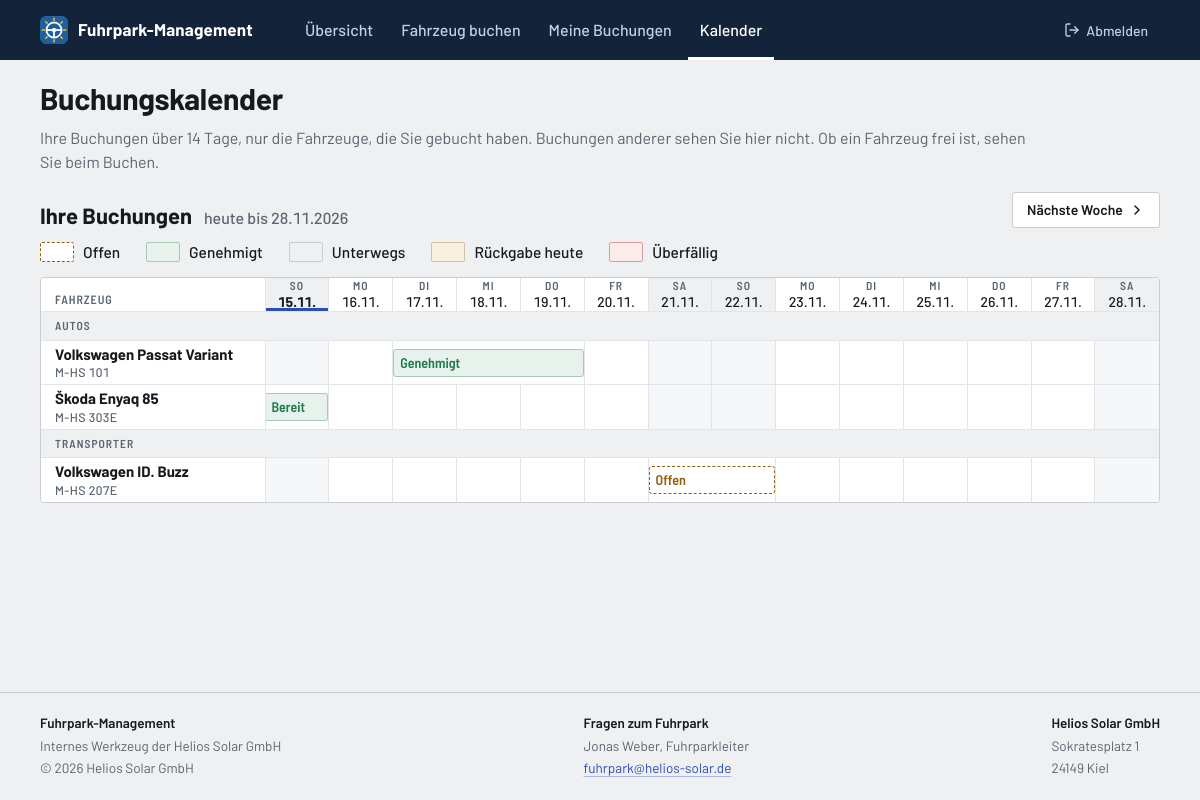
The app's page /kalender.php (signed in) with its own data.
### tables this page shows
CREATE TABLE fahrzeugarten (
    id          TINYINT UNSIGNED NOT NULL,
    bezeichnung VARCHAR(30)      NOT NULL,
    plural      VARCHAR(30)      NOT NULL,
    PRIMARY KEY (id)
);

CREATE TABLE fahrzeuge (
    id            INT UNSIGNED      NOT NULL AUTO_INCREMENT,
    kennzeichen   VARCHAR(20)       NOT NULL,
    art_id        TINYINT UNSIGNED  NOT NULL,
    typ           VARCHAR(30)       NOT NULL,       
    hersteller    VARCHAR(50)       NOT NULL,
    modell        VARCHAR(50)       NOT NULL,
    baujahr       SMALLINT UNSIGNED NULL,
    bild          VARCHAR(100)      NULL,           
    sitzplaetze   TINYINT UNSIGNED  NOT NULL,
    antrieb_id    TINYINT UNSIGNED  NULL,
    kmstand       INT UNSIGNED      NULL,           
    fuehrerschein VARCHAR(5)        NULL,           
    hu_au         DATE              NULL,           
    geloescht_am  DATETIME          NULL,           
    PRIMARY KEY (id),
    CONSTRAINT fk_fahrzeuge_art                     
        FOREIGN KEY (art_id) REFERENCES fahrzeugarten (id),
    CONSTRAINT fk_fahrzeuge_antrieb                 
        FOREIGN KEY (antrieb_id) REFERENCES antriebe (id)
);

CREATE TABLE nutzer (
    id            INT UNSIGNED     NOT NULL AUTO_INCREMENT,
    vorname       VARCHAR(50)      NOT NULL,
    nachname      VARCHAR(50)      NOT NULL,
    rolle_id      TINYINT UNSIGNED NOT NULL DEFAULT 1,  
    passwort_hash VARCHAR(255)     NOT NULL,            
    darf_luxus    TINYINT(1)       NOT NULL DEFAULT 0,  
    geloescht_am  DATETIME         NULL,                
    PRIMARY KEY (id),
    CONSTRAINT fk_nutzer_rolle                          
        FOREIGN KEY (rolle_id) REFERENCES rollen (id)
);

### kalender.php (the view, shortened to what the rows shown need)
<?php
require_once __DIR__ . '/includes/config.php';
$fuhrparkleiter = ist_fuhrparkleiter();
$ich = aktueller_nutzer();
$anzahlTage = 14;
$maxWochen  = 4;
$woche = filter_var($_GET['woche'] ?? 0, FILTER_VALIDATE_INT);
$woche = $woche === false ? 0 : max(0, min($maxWochen, $woche));
$heute = new DateTimeImmutable('today');
$ansichtVon = $heute->modify('+' . ($woche * 7) . ' day');
$ansichtBis = $ansichtVon->modify('+' . ($anzahlTage - 1) . ' day');
$ListeFahrzeuge = new CListeFahrzeuge();
$ListeFahrzeuge->LadenImBestand();
$fahrzeuge = [];
foreach ($ListeFahrzeuge->GetAlle() as $Fahrzeug) {
    $fahrzeuge[$Fahrzeug->GetID()] = $Fahrzeug;
}
$Zwecke = new CListeSchluessel('zwecke');
$Fahrzeugarten = new CListeSchluessel('fahrzeugarten');
$ListeBuchungen = new CListeBuchungen();
if ($fuhrparkleiter) {
    $ListeBuchungen->LadenBelegung($ansichtVon, $ansichtBis, true);
} else {
    $ListeBuchungen->LadenEigeneBelegung($ich, $ansichtVon, $ansichtBis);
    $fahrzeuge = array_intersect_key($fahrzeuge, array_flip($ListeBuchungen->GetFahrzeugIDs()));
}
$wochentage = ['So', 'Mo', 'Di', 'Mi', 'Do', 'Fr', 'Sa'];
$tage = [];
for ($i = 0; $i < $anzahlTage; $i++) {
    $datum = $ansichtVon->modify('+' . $i . ' day');
    $tage[] = [
        'datum'      => $datum,
        'wochentag'  => $wochentage[(int) $datum->format('w')],
        'wochenende' => (int) $datum->format('N') >= 6,
        'heute'      => $datum == $heute,
    ];
}
$belegung = [];
$balken = [];
foreach ($fahrzeuge as $id => $Fahrzeug) {
    $belegung[$id] = array_fill(0, $anzahlTage, null);
    if (!$Fahrzeug->IstInWartung()) {
        continue;
    }
    $endeOffen = $Fahrzeug->IstWartungEndeOffen();
    $schluessel = 'w' . $id;
    $balken[$schluessel] = [
        'text'            => 'Wartung',
        'hinweis'         => 'In Wartung, ' . $Fahrzeug->GetWartungText(),
        'link'            => null,
        'farbe'           => $endeOffen ? 'rot' : 'gelb',
        'antrag'          => false,
        'davor'           => CWartung::LoadLaufende($id)->GetBegonnenAm() < $ansichtVon,
        'danach'          => $endeOffen || $Fahrzeug->GetWartungBis() > $ansichtBis,
        'ueberschneidung' => false,
    ];
}
foreach ($ListeBuchungen->GetAlle() as $Buchung) {
    $id = $Buchung->GetFahrzeugID();
    $ende = $Buchung->IstUeberfaellig() ? $heute : $Buchung->GetEnde();
    $von = max((int) $ansichtVon->diff($Buchung->GetStart())->format('%r%a'), 0);
    $bis = min((int) $ansichtVon->diff($ende)->format('%r%a'), $anzahlTage - 1);
    $marke = buchung_stand($Buchung, $ich);
    $antrag = $Buchung->GetStatusID() === STATUS_OFFEN;
    $zweck = $Zwecke->GetBezeichnung($Buchung->GetZweckID());
    $zeitraum = zeitraum_text($Buchung->GetStart(), $Buchung->GetEnde());
    if ($fuhrparkleiter) {
        $text = $Buchung->GetFahrerVorname();
        $zeile = $Buchung->GetFahrerName()
            . ($Buchung->GetAntragstellerID() !== $Buchung->GetFahrerID() ? ' (gebucht von ' . $Buchung->GetAntragstellerName() . ')' : '')
            . ', ' . $zweck;
        $hinweis = $marke[0] . ': ' . $zeile . ', ' . $zeitraum;
        $link = $antrag ? 'genehmigungen.php' : null;
    } else {
        $text = $marke[0];
        $zeile = $zweck
            . ($Buchung->GetFahrerID() !== $ich ? ', Fahrer: ' . $Buchung->GetFahrerName() : '')
            . ($Buchung->GetAntragstellerID() !== $ich ? ', gebucht von ' . $Buchung->GetAntragstellerName() : '');
        $hinweis = $marke[0] . ': ' . $zeile . ', ' . $zeitraum;
        $link = $Buchung->IstUeberfaellig() ? 'rueckgabe.php?buchung=' . $Buchung->GetID() : 'meine-buchungen.php';
    }
    $schluessel = 'b' . $Buchung->GetID();
    $balken[$schluessel] = [
        'text'            => $text,
        'hinweis'         => $hinweis,
        'link'            => $link,
        'farbe'           => $marke[1],
        'antrag'          => $antrag,
        'davor'           => $Buchung->GetStart() < $ansichtVon,
        'danach'          => $ende > $ansichtBis,
        'ueberschneidung' => false,
    ];
    for ($tag = $von; $tag <= $bis; $tag++) {
        $erster = $belegung[$id][$tag];
        if ($erster === null) {
            $belegung[$id][$tag] = $schluessel;
        } else {
            $balken[$erster]['ueberschneidung'] = true;
            $balken[$schluessel]['ueberschneidung'] = true;
        }
    }
}
$spannen = [];
foreach ($belegung as $id => $tageBelegt) {
    $spannen[$id] = [];
    foreach ($tageBelegt as $tag => $schluessel) {
        $letzte = count($spannen[$id]) - 1;
        if ($schluessel !== null && $letzte >= 0 && $spannen[$id][$letzte]['balken'] === $schluessel) {
            $spannen[$id][$letzte]['tage']++;
        } else {
            $spannen[$id][] = ['balken' => $schluessel, 'tag' => $tag, 'tage' => 1];
        }
    }
}
$gruppen = [];
foreach ($fahrzeuge as $id => $Fahrzeug) {
    $gruppen[$Fahrzeug->GetArtID()][$id] = $Fahrzeug;
}
require_once __DIR__ . '/includes/header.php';
?>
<section aria-labelledby="belegung">
    <div class="kalender-kopf">
        <h2 class="abschnitt" id="belegung">
            <?= $fuhrparkleiter ? 'Belegung' : 'Ihre Buchungen' ?>
            <span class="abschnitt__wert"><?= e(zeitraum_kurz($ansichtVon, $ansichtBis)) ?></span>
        </h2>
    </div>
    <?php if ($fahrzeuge === []): ?>
        <div class="schild schild--leer">
            <p>Sie haben in diesem Zeitraum keine Buchungen.</p>
            <a class="button button--zweitrangig" href="<?= url('buchen.php') ?>">Fahrzeug buchen</a>
        </div>
    <?php else: ?>
        <div class="kalender">
            <table class="kalender__tabelle">
                <thead>
                    <tr>
                        <th class="kalender__fahrzeug" scope="col">Fahrzeug</th>
                        <?php foreach ($tage as $tag): ?>
                            <th class="kalender__kopf<?= $tag['wochenende'] ? ' kalender__kopf--wochenende' : '' ?><?= $tag['heute'] ? ' kalender__kopf--heute' : '' ?>"
                                scope="col">
                                <span class="kalender__wochentag"><?= e($tag['wochentag']) ?></span>
                                <?= e($tag['datum']->format('d.')) ?><span class="kalender__monat"><?= e($tag['datum']->format('m.')) ?></span>
                            </th>
                        <?php endforeach; ?>
                    </tr>
                </thead>
                <?php foreach ($Fahrzeugarten->GetAlle() as $Art): ?>
                    <?php if (isset($gruppen[$Art->GetID()])): ?>
                        <tbody>
                            <tr class="kalender__gruppe">
                                <th colspan="<?= $anzahlTage + 1 ?>" scope="colgroup">
                                    <span><?= e($Art->GetPlural() ?? $Art->GetBezeichnung()) ?></span>
                                </th>
                            </tr>
                            <?php foreach ($gruppen[$Art->GetID()] as $id => $Fahrzeug): ?>
                                <tr>
                                    <th class="kalender__fahrzeug table__fahrzeug" scope="row">
                                        <?php
                                        $modell = $Fahrzeug->GetModell();
                                        $kalenderName = $Fahrzeug->GetHersteller() . ' ' . $modell;
                                        ?>
                                        <a href="<?= url('fahrzeug.php?id=' . $id) ?>" title="<?= e($kalenderName) ?>"><span class="kalender__hersteller"><?= e($Fahrzeug->GetHersteller()) ?> </span><?= e($modell) ?></a>
                                        <span class="table__zusatz"><?= e($Fahrzeug->GetKennzeichen()) ?></span>
                                    </th>
                                    <?php foreach ($spannen[$id] as $spanne): ?>
                                        <?php if ($spanne['balken'] === null): ?>
                                            <td class="kalender__tag<?= $tage[$spanne['tag']]['wochenende'] ? ' kalender__tag--wochenende' : '' ?>">
                                            </td>
                                        <?php else: ?>
                                            <?php
                                            $b = $balken[$spanne['balken']];
                                            $hinweis = $b['hinweis'] . ($b['ueberschneidung'] ? ', überschneidet sich mit einer weiteren Buchung' : '');
                                            $zelleKlasse = 'kalender__belegt'
                                                . ($b['davor'] && $spanne['tag'] === 0 ? ' kalender__belegt--davor' : '')
                                                . ($b['danach'] && $spanne['tag'] + $spanne['tage'] === $anzahlTage ? ' kalender__belegt--danach' : '');
                                            $balkenKlasse = 'kalender__balken kalender__balken--' . $b['farbe']
                                                . ($b['antrag'] ? ' kalender__balken--antrag' : '');
                                            ?>
                                            <td class="<?= e($zelleKlasse) ?>" colspan="<?= e((string) $spanne['tage']) ?>">
                                                <?php if ($b['link'] !== null): ?>
                                                    <a class="<?= e($balkenKlasse) ?>" href="<?= e(url($b['link'])) ?>" title="<?= e($hinweis) ?>">
                                                        <span aria-hidden="true"><?= e($b['text']) ?></span>
                                                    </a>
                                                <?php endif; ?>
                                            </td>
                                        <?php endif; ?>
                                    <?php endforeach; ?>
                                </tr>
                            <?php endforeach; ?>
                        </tbody>
                    <?php endif; ?>
                <?php endforeach; ?>
            </table>
        </div>
    <?php endif; ?>
</section>
<?php require_once __DIR__ . '/includes/footer.php'; ?>

### includes/footer.php (shortened to what the rows shown need)
<?php
$FussNutzer = $Angemeldet ?? null;
$fussKontakt = [];
if ($FussNutzer !== null && $FussNutzer->GetRolleID() === ROLLE_MITARBEITER) {
    $FussListe = new CListeNutzer();
    $FussListe->LadenAktive();
    foreach ($FussListe->GetAlle() as $Eintrag) {
        if ($Eintrag->GetRolleID() === ROLLE_FUHRPARKLEITER) {
            $fussKontakt[] = $Eintrag;
        }
    }
}
?>
</main>
<footer class="fussleiste">
    <div class="container fussleiste__innen">
        <?php if ($fussKontakt !== []): ?>
            <div class="fussleiste__block">
                <p class="fussleiste__titel">Fragen zum Fuhrpark</p>
                <?php foreach ($fussKontakt as $Kontakt): ?>
                    <p><?= e($Kontakt->GetName()) ?>, Fuhrparkleiter</p>
                <?php endforeach; ?>
                <p><a href="mailto:<?= e(FUHRPARK_EMAIL) ?>"><?= e(FUHRPARK_EMAIL) ?></a></p>
            </div>
        <?php endif; ?>
    </div>
</footer>
</body>
</html>

### records on screen
fahrzeugarten: plural "AUTOS"
fahrzeuge: hersteller "Volkswagen", modell "Passat Variant", kennzeichen "M-HS 101", text "Genehmigt"
fahrzeuge: hersteller "Škoda", modell "Enyaq 85", kennzeichen "M-HS 303E", text "Bereit"
fahrzeugarten: plural "TRANSPORTER"
fahrzeuge: hersteller "Volkswagen", modell "ID. Buzz", kennzeichen "M-HS 207E", text "Offen"
nutzer: $Kontakt->GetName() "Jonas Weber"

### other values on screen
APP_NAME "Fuhrpark-Management"
$beschriftung "Übersicht"
$beschriftung "Fahrzeug buchen"
$beschriftung "Meine Buchungen"
$beschriftung "Kalender"
$pageTitle "Buchungskalender"
zeitraum_kurz($ansichtVon, $ansichtBis) "heute bis 28.11.2026"
$beschriftung "Offen"
$beschriftung "Genehmigt"
$beschriftung "Unterwegs"
$beschriftung "Rückgabe heute"
$beschriftung "Überfällig"
$tag['wochentag'] "SO"
$tag['datum']->format('d.') "15."
$tag['datum']->format('m.') "11."
